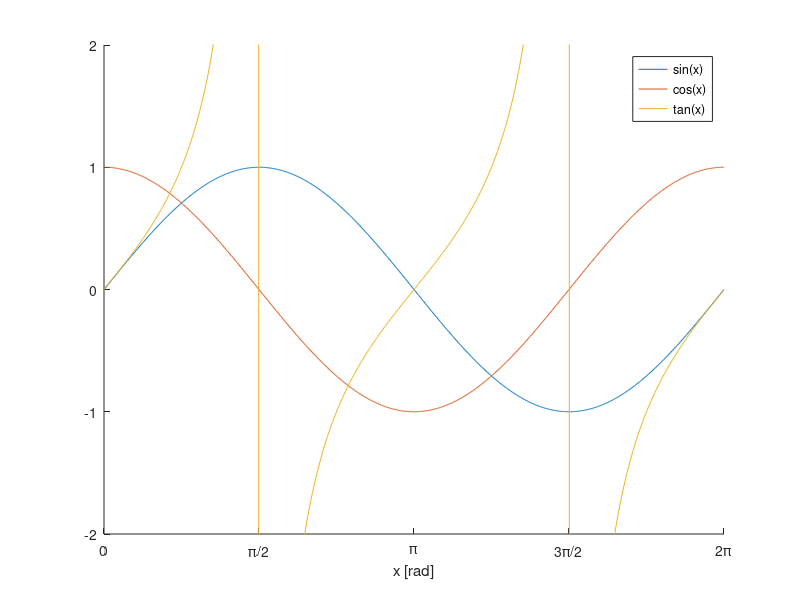

Recreate this plot in MATLAB.
x = linspace(0, 2 * pi, 1e3);
f = {@sin, @cos, @tan};

figure;
hold on;
for i = 1:numel(f)
    plot(x, f{i}(x));
end
xlabel('x [rad]');
legend('sin(x)', 'cos(x)', 'tan(x)');
xlim([x(1), x(end)]);
xticklabels({'0', '\pi/2', '\pi', '3\pi/2', '2\pi'});
xticks([0, pi / 2, pi, 3 * pi / 2, 2 * pi]);
ylim([-2, 2]);
